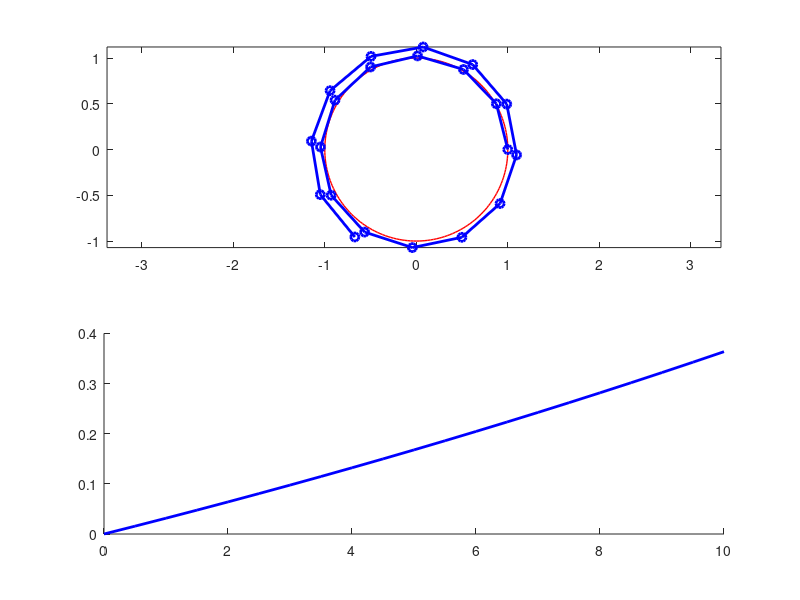

The MATLAB script that drew this image:
%
% Solve the ODE
%
% x' = -y
% y' = x
%
% using Collatz (or improved Euler)
%
% x(k+1/2) = x(k)-dt/2*y(k+1)
% y(k+1/2) = y(k)+dt/2*x(k+1)
% x(k+1)   = x(k)-dt*y(k+1/2)
% y(k+1)   = y(k)+dt*x(k+1/2)
%
%
T_max = 10;
%
% mesh point
%
%
% set initial data
%
t = [0];
x = [1];
y = [0];
%
% Advance
%
dt = 0.5;
while t(end) < T_max
  x1 = x(end) - (dt/2)*y(end);
  y1 = y(end) + (dt/2)*x(end);
  x2 = x(end) - dt*y1;
  y2 = y(end) + dt*x1;
  % append solution
  t(end+1) = t(end) + dt;
  x(end+1) = x2;
  y(end+1) = y2;
end
%
% plot
%
close all;
subplot(2,1,1);
% plot a red circle with the exact solution
hold off
tt = 0:pi/100:2*pi;
xx = cos(tt);
yy = sin(tt);
plot( xx, yy, '-', 'LineWidth', 1, 'Color', 'red' );

% plot a blue dotted line with the numerical solution
hold on
plot( x, y, 'o-', 'LineWidth', 2, 'Color', 'blue' );
axis equal

subplot(2,1,2);
% plot a blue dotted line with the integral invariant error
hold on
err = x.^2+y.^2-1;
plot( t, err, '-', 'LineWidth', 2, 'Color', 'blue' );
